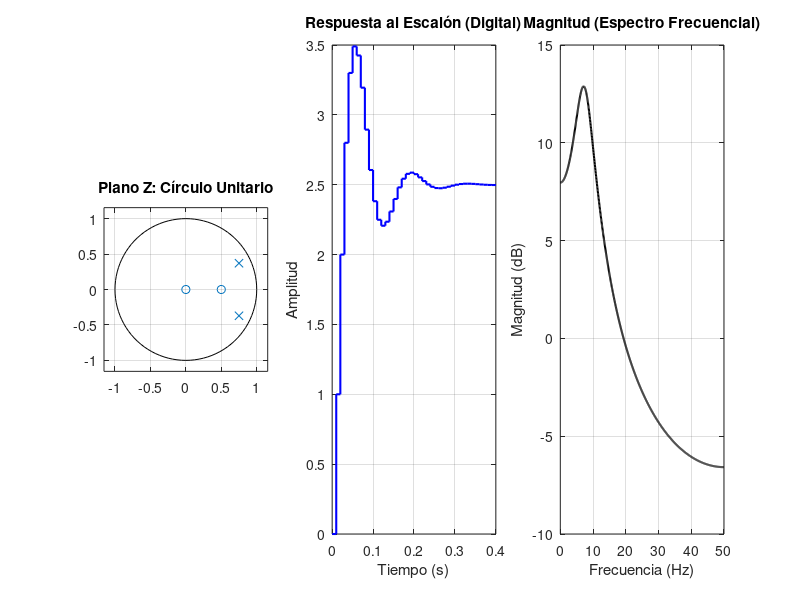

This figure's MATLAB source:
% =========================================================================
% Cap. 03 — ANÁLISIS DE ESTABILIDAD EN DOMINIO Z (lazo abierto)
% -------------------------------------------------------------------------
% Propósito  : Analizar la estabilidad de un sistema discreto G(z) en
%              lazo abierto: ubicación de polos respecto al círculo
%              unitario, respuesta al escalón y Bode digital.
% Aplicación : Sistema genérico G(z) = (z-0.5)/(z² - 1.5z + 0.7).
%              NO representa la planta del motor (ejemplo didáctico).
% Parámetros : Coeficientes fijos del polinomio en z.
% Muestreo   : Ts = 10 ms (Fs = 100 Hz).
% Entradas   : Ninguna.
% Salidas    : Reporte de estabilidad en consola y figura con plano z,
%              respuesta al escalón y Bode digital.
% Doc        : docs/03_dominio_z.md
% =========================================================================
clear; clc; close all;

%% 1. PARÁMETROS DEL SISTEMA DIGITAL
Fs = 100;       % Frecuencia de muestreo: 100 Hz
Ts = 1 / Fs;    % Tiempo de muestreo: 10 ms

% Numerador y Denominador de nuestro sistema digital G(z)
% G(z) = (z - 0.5) / (z^2 - 1.5z + 0.7)
num = [1, -0.5]; 
den = [1, -1.5, 0.7];

% Creación del objeto Transfer Function Discreto
sys = tf(num, den, Ts); 
disp('Sistema en Lazo Abierto G(z):');
display(sys);

%% 2. ANÁLISIS DE ESTABILIDAD (La Regla de Oro del Círculo Unitario)
polos = pole(sys);
ceros = zero(sys);

% Calculamos la magnitud de los polos. 
% Si TODOS los polos tienen magnitud < 1, es estable.
isStable = all(abs(polos) < 1);

fprintf('--- Diagnóstico de Estabilidad ---\n');
for i = 1:length(polos)
    fprintf('Polo %d: %.4f + %.4fi | Magnitud: %.4f\n', i, real(polos(i)), imag(polos(i)), abs(polos(i)));
end

if isStable
    fprintf('>> EL SISTEMA ES ESTABLE (Todos los polos dentro del círculo unitario).\n\n');
else
    fprintf('>> PELIGRO: EL SISTEMA ES INESTABLE.\n\n');
end

%% 3. GRÁFICOS DE SISTEMA (Plano Z, Escalón y Bode Digital)
figure('Name', 'Análisis de Lazo Abierto Digital', 'Position', [100, 100, 1200, 400]);

% Gráfico 1: Plano Z
subplot(1,3,1);
zplane(num, den);
title('Plano Z: Círculo Unitario');
grid on;

% Gráfico 2: Respuesta al Escalón (Temporal)
subplot(1,3,2);
% 1. Extraemos los vectores de tiempo (t) y amplitud (y) de la simulación
[y, t] = step(sys); 

% 2. Dibujamos usando 'stairs' (escalera) que es la representación 
% REAL de un sistema digital retenido (ZOH) en un microcontrolador.
stairs(t, y, 'b', 'LineWidth', 1.5); 
title('Respuesta al Escalón (Digital)');
xlabel('Tiempo (s)'); ylabel('Amplitud');
grid on;

% Gráfico 3: Respuesta en Frecuencia (Espectro Digital)
% En lugar de freqz directo, usamos 'bode' que es más estándar en control,
% o mantenemos freqz pero con mejor estética.
subplot(1,3,3);
N = 1024; % Puntos de la FFT
[h, w] = freqz(num, den, N, Fs);
plot(w, 20*log10(abs(h)), 'k', 'LineWidth', 1.5);
title('Magnitud (Espectro Frecuencial)');
xlabel('Frecuencia (Hz)'); ylabel('Magnitud (dB)');
xlim([0 Fs/2]); % Según Nyquist, solo vemos hasta Fs/2
grid on;
